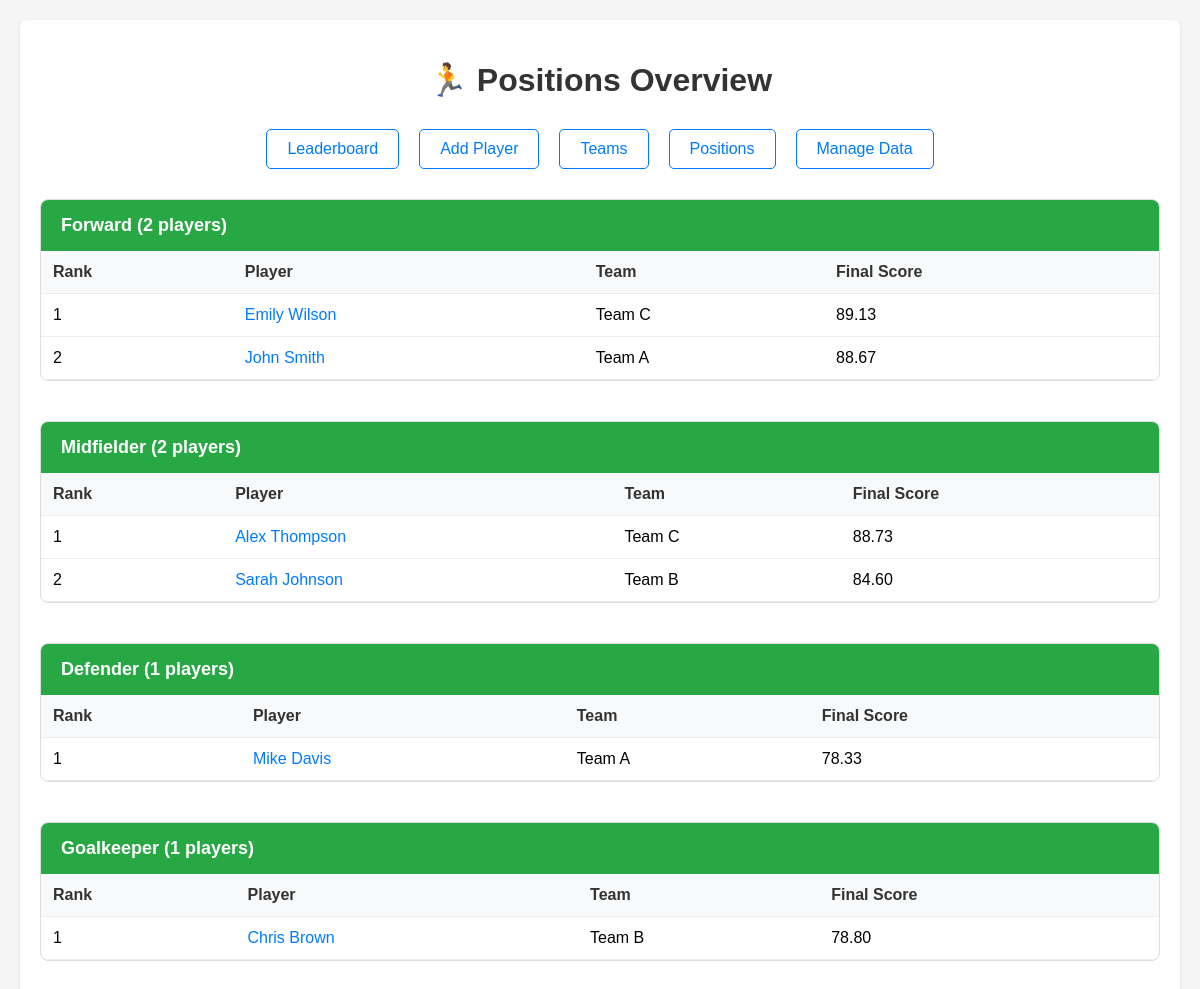
Page /positions on the committed database.
### tables this page shows
CREATE TABLE players (
                    id INTEGER PRIMARY KEY AUTOINCREMENT,
                    name TEXT UNIQUE NOT NULL,
                    team TEXT NOT NULL,
                    position TEXT NOT NULL,
                    scores TEXT NOT NULL,
                    final_score REAL DEFAULT 0.0
                , is_on_my_team BOOLEAN DEFAULT 0);

### app.py (the view)
@app.route('/positions')
def positions():
    all_players = fantasy_app.db.get_all_players()
    positions_dict = {}
    for player in all_players:
        player.final_score = fantasy_app.calculator.calculate_weighted_score(player.scores)
        if player.position not in positions_dict:
            positions_dict[player.position] = []
        positions_dict[player.position].append(player)
    for position in positions_dict:
        positions_dict[position].sort(key=lambda p: p.final_score, reverse=True)
    return render_template('positions.html', positions=positions_dict)

### database.py (called while the page is built)
    def get_all_players(self):
        with sqlite3.connect(self.db_path) as conn:
            cursor = conn.cursor()
            cursor.execute('SELECT name, team, position, scores, is_on_my_team FROM players')
            rows = cursor.fetchall()
            players = []
            for row in rows:
                name, team, position, scores_json, is_on_my_team = row
                scores = json.loads(scores_json)
                player = Player(name, team, position, scores, bool(is_on_my_team))
                players.append(player)
            return players

### scoring.py (called while the page is built)
    def calculate_weighted_score(self, scores):
        if not scores:
            return 0.0
        n = len(scores)
        weighted_sum = sum(score * (i + 1) for i, score in enumerate(scores))
        weight_sum = sum(range(1, n + 1))
        return weighted_sum / weight_sum if weight_sum > 0 else 0.0

### templates/positions.html (shortened to what this page needs)
<!DOCTYPE html>
<html lang="en">
<head>
</head>
<body>
    <div class="container">
        <h1>🏃 Positions Overview</h1>
        <div class="nav">
            <a href="{{ url_for('index') }}">Leaderboard</a>
            <a href="{{ url_for('add_player') }}">Add Player</a>
            <a href="{{ url_for('teams') }}">Teams</a>
            <a href="{{ url_for('positions') }}">Positions</a>
            <a href="{{ url_for('manage_data') }}">Manage Data</a>
        </div>
        {% for position_name, players in positions.items() %}
        <div class="position-section">
            <div class="position-header">
                {{ position_name }} ({{ players|length }} players)
            </div>
            <div class="position-players">
                <table>
                    <thead>
                        <tr>
                            <th>Rank</th>
                            <th>Player</th>
                            <th>Team</th>
                            <th>Final Score</th>
                        </tr>
                    </thead>
                    <tbody>
                        {% for player in players %}
                        <tr>
                            <td>{{ loop.index }}</td>
                            <td>
                                <a href="{{ url_for('player_detail', player_name=player.name) }}" class="player-link">
                                    {{ player.name }}
                                </a>
                            </td>
                            <td>{{ player.team }}</td>
                            <td>{{ "%.2f"|format(player.final_score) }}</td>
                        </tr>
                        {% endfor %}
                    </tbody>
                </table>
            </div>
        </div>
        {% endfor %}
    </div>
</body>
</html>

### templates/positions.html (style rules this page uses)
body { font-family: Arial, sans-serif; margin: 0; padding: 20px; background-color: #f5f5f5; }
.container { max-width: 1200px; margin: 0 auto; background-color: white; padding: 20px; border-radius: 8px; box-shadow: 0 2px 4px rgba(0,0,0,0.1); }
h1 { color: #333; text-align: center; margin-bottom: 30px; }
.nav { display: flex; justify-content: center; gap: 20px; margin-bottom: 30px; }
.nav a { text-decoration: none; color: #007bff; padding: 10px 20px; border-radius: 5px; border: 1px solid #007bff; }
.position-section { margin-bottom: 40px; border: 1px solid #ddd; border-radius: 8px; overflow: hidden; }
.position-header { background-color: #28a745; color: white; padding: 15px 20px; font-size: 18px; font-weight: bold; }
.position-players { padding: 0; }
table { width: 100%; border-collapse: collapse; }
th, td { padding: 12px; text-align: left; border-bottom: 1px solid #eee; }
th { background-color: #f8f9fa; color: #333; font-weight: bold; }
.player-link { color: #007bff; text-decoration: none; }

### rows in the picture
players: position "Forward", players "2", name "John Smith", team "Team A", final_score "88.67"
players: name "Emily Wilson", team "Team C", final_score "89.13"
players: position "Midfielder", players "2", name "Sarah Johnson", team "Team B", final_score "84.60"
players: name "Alex Thompson", team "Team C", final_score "88.73"
players: position "Defender", players "1", name "Mike Davis", team "Team A", final_score "78.33"
players: position "Goalkeeper", players "1", name "Chris Brown", team "Team B", final_score "78.80"
